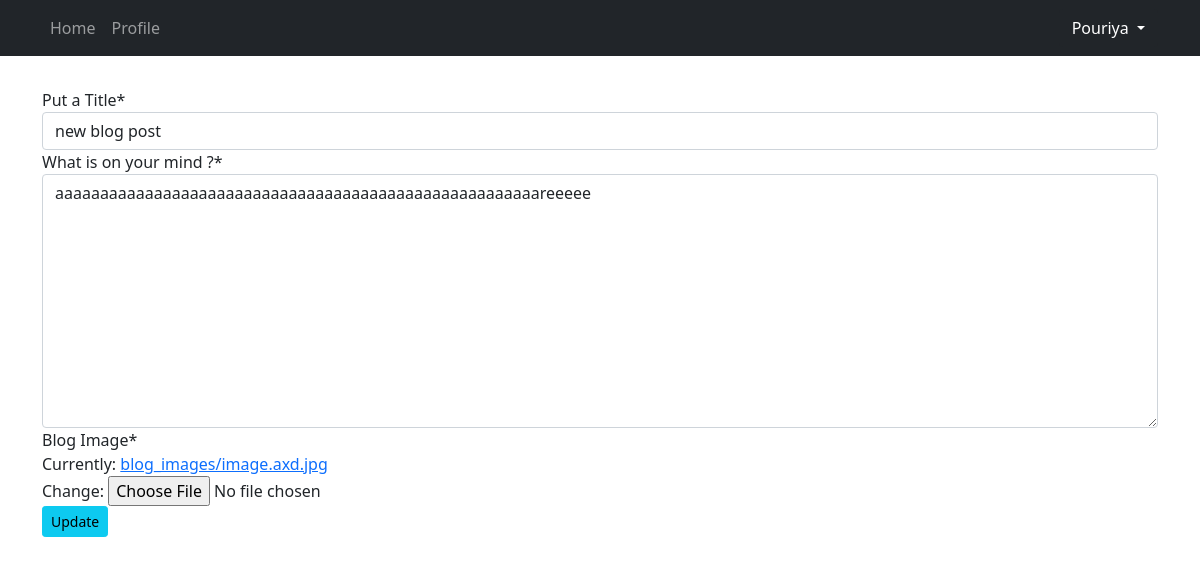
The app's page /blog/edit-blog/3/ (signed in) with its own data.
### App_Blog/models.py (models this page shows, shortened)
class Blog(models.Model):
    author = models.ForeignKey(
        User, on_delete=models.CASCADE, related_name='post_author')
    blog_title = models.CharField(max_length=264, verbose_name="Put a Title")
    slug = models.SlugField(max_length=264, unique=True)
    blog_content = models.TextField(verbose_name='What is on your mind ?')
    blog_image = models.ImageField(
        upload_to='blog_images', verbose_name='Blog Image')
    publish_date = models.DateTimeField(auto_now_add=True)
    update_date = models.DateTimeField(auto_now=True)
    class Meta:
        ordering = ['-publish_date']

### App_Blog/views.py (the view, shortened to what this page needs)
# urls.py: path('edit-blog/<pk>/', views.UpdateBlog.as_view() , name='edit_blog'),
class UpdateBlog(LoginRequiredMixin, UpdateView):
    model = Blog
    fields = ('blog_title', 'blog_content', 'blog_image')
    template_name = 'App_Blog/edit_blog.html'

### templates/App_Blog/edit_blog.html (shortened to what this page needs)
{% extends 'base.html' %}
{% load crispy_forms_tags %}
{% block body_block %}
{% if blog.author == user %}
<form method="post" enctype="multipart/form-data">
    {{ form|crispy }}
    <button type="submit" class="btn btn-info btn-sm">Update</button>
</form>
{% else %}
<p>You are not allowed to view this page</p>
{% endif %}
{% endblock  %}

### templates/base.html (shortened to what this page needs)
<!doctype html>
<html lang="en">
<head>
    <link href="https://cdn.jsdelivr.net/npm/bootstrap@5.0.0-beta3/dist/css/bootstrap.min.css" rel="stylesheet"
>
    <link rel="stylesheet" href="https://stackpath.bootstrapcdn.com/font-awesome/4.7.0/css/font-awesome.min.css">
</head>
<body>
    <nav class="navbar navbar-expand-sm bg-dark navbar-dark">
        <div class="container">
            <ul class="navbar-nav">
                <li class="nav-item active">
                    <a class="nav-link" href="{% url 'index' %}">Home</a>
                </li>
                {% if user.is_authenticated %}
                <li class="nav-item active">
                    <a class="nav-link" href="{% url 'App_Login:profile' %}">Profile</a>
                </li>
                {% endif %}
            </ul>
            {% if user.is_authenticated %}
            <div class="nav-item dropdown">
                <a class="btn dropdown-toggle bg-dark text-white" type="button" id="dropdownMenuButton1"
                    data-toggle="dropdown" data-bs-toggle="dropdown">
                    {{ user.username }}
                </a>
            </div>
            {% endif %}
        </div>
    </nav>
    <div class="container">
        <div class="row">
            <div class="pt-3 mt-3">
                {% block body_block %}
                {% endblock  %}
            </div>
        </div>
    </div>
</body>
</html>

### records on screen
Blog: blog_title "new blog post", blog_content "aaaaaaaaaaaaaaaaaaaaaaaaaaaaaaaaaaaaaaaaaaaaaaaaaaaaaareeeee"

### other values on screen
{{ user.username }} "Pouriya"
